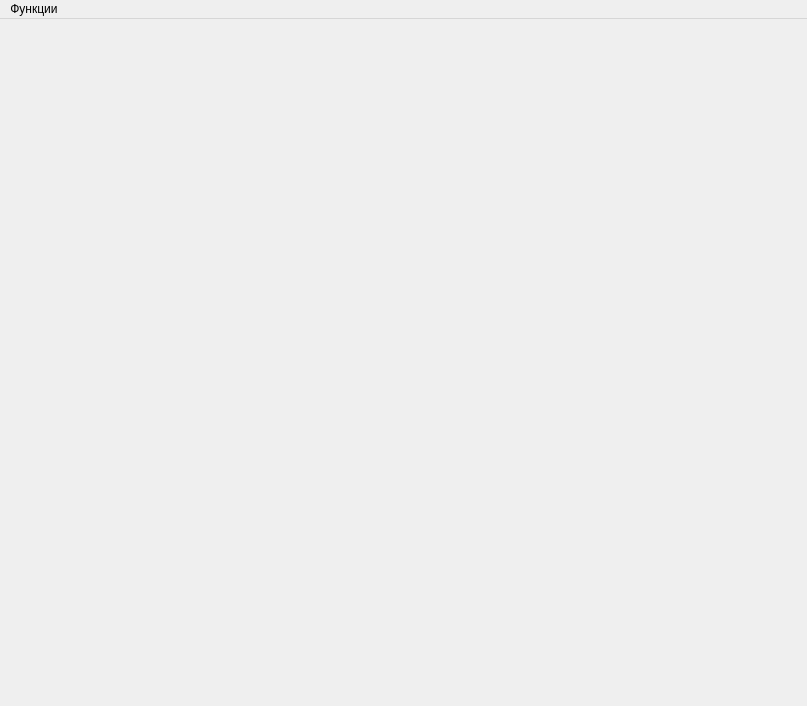
<?xml version="1.0" encoding="UTF-8"?>
<ui version="4.0">
 <class>MainWindow</class>
 <widget class="QMainWindow" name="MainWindow">
  <property name="geometry">
   <rect>
    <x>0</x>
    <y>0</y>
    <width>807</width>
    <height>706</height>
   </rect>
  </property>
  <property name="minimumSize">
   <size>
    <width>807</width>
    <height>706</height>
   </size>
  </property>
  <property name="maximumSize">
   <size>
    <width>807</width>
    <height>706</height>
   </size>
  </property>
  <property name="windowTitle">
   <string>GilberMoorAlgorithm</string>
  </property>
  <widget class="QWidget" name="centralwidget"/>
  <widget class="QMenuBar" name="menubar">
   <property name="geometry">
    <rect>
     <x>0</x>
     <y>0</y>
     <width>807</width>
     <height>25</height>
    </rect>
   </property>
   <widget class="QMenu" name="menu">
    <property name="title">
     <string>Функции</string>
    </property>
    <addaction name="encode"/>
    <addaction name="decode"/>
   </widget>
   <addaction name="menu"/>
  </widget>
  <action name="encode">
   <property name="checkable">
    <bool>false</bool>
   </property>
   <property name="text">
    <string>Кодирование</string>
   </property>
  </action>
  <action name="decode">
   <property name="text">
    <string>Декодирование</string>
   </property>
  </action>
 </widget>
 <resources/>
 <connections/>
</ui>
